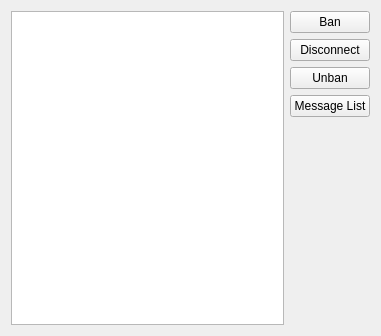
<?xml version="1.0" encoding="UTF-8"?>
<ui version="4.0">
 <class>userlistwidget</class>
 <widget class="QWidget" name="userlistwidget">
  <property name="geometry">
   <rect>
    <x>0</x>
    <y>0</y>
    <width>381</width>
    <height>336</height>
   </rect>
  </property>
  <property name="windowTitle">
   <string>Form</string>
  </property>
  <layout class="QHBoxLayout" name="horizontalLayout">
   <item>
    <widget class="QListWidget" name="userlistWidget"/>
   </item>
   <item>
    <layout class="QVBoxLayout" name="verticalLayout">
     <item>
      <widget class="QPushButton" name="banButton">
       <property name="text">
        <string>Ban</string>
       </property>
      </widget>
     </item>
     <item>
      <widget class="QPushButton" name="disconnectButton">
       <property name="text">
        <string>Disconnect</string>
       </property>
      </widget>
     </item>
     <item>
      <widget class="QPushButton" name="unbanButton">
       <property name="text">
        <string>Unban</string>
       </property>
      </widget>
     </item>
     <item>
      <widget class="QPushButton" name="messageButton">
       <property name="text">
        <string>Message List</string>
       </property>
      </widget>
     </item>
     <item>
      <spacer name="verticalSpacer">
       <property name="orientation">
        <enum>Qt::Orientation::Vertical</enum>
       </property>
       <property name="sizeHint" stdset="0">
        <size>
         <width>20</width>
         <height>40</height>
        </size>
       </property>
      </spacer>
     </item>
    </layout>
   </item>
  </layout>
 </widget>
 <resources/>
 <connections/>
</ui>
